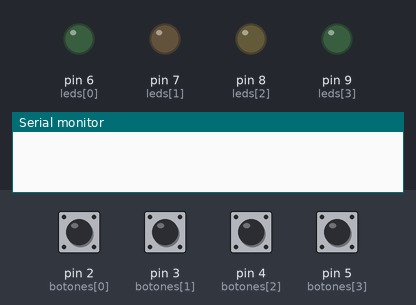
A program run on a simulated Arduino Uno, built with avr-gcc and run on an emulated ATmega328P. Shown: output pins drawn as LEDs (lit = HIGH), the last lines printed to the serial monitor. Dashed ring = blinking. The inputs (shaded band) are chosen by the test bench; at power-on: pin 2 (botones[0]), pin 3 (botones[1]), pin 4 (botones[2]), pin 5 (botones[3]) HIGH. Random numbers use the default seed unless the program sets one.

Above: at 1.2 s.
1.3 s: pin 3 (botones[1]) pulled LOW for 0.15 s
At 2.45 s:
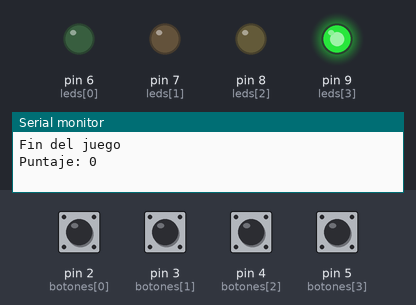
4.1 s: pin 5 (botones[3]) pulled LOW for 0.15 s
At 5.7 s:
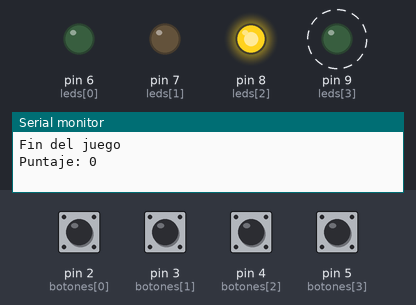
7.2 s: pin 5 (botones[3]) pulled LOW for 1 s
At 7.55 s:
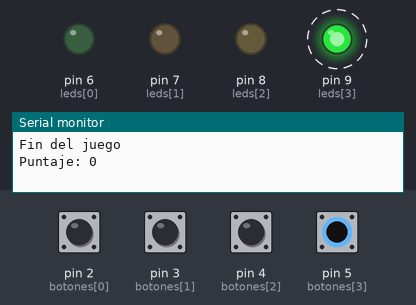
10.5 s: pin 4 (botones[2]) pulled LOW for 0.15 s
At 12.1 s:
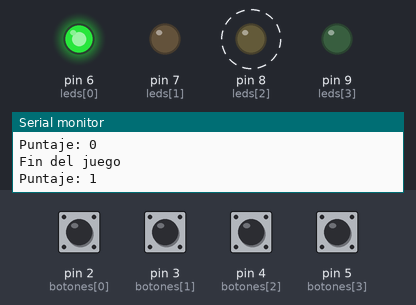
Timing chart, 0 to 13.8 s (numbered marks = the images above; inputs shaded):
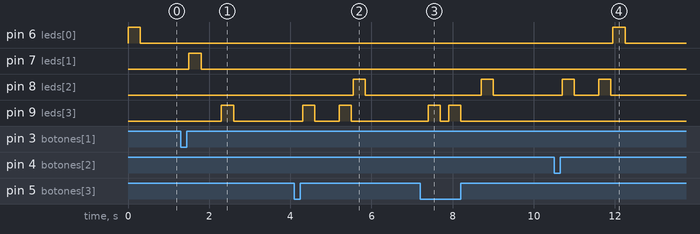

The program:

main.cpp
```cpp
#include <Arduino.h>

// Declaración de pines para LEDs y botones
int leds[] = {6, 7, 8, 9};        // Pines de los LEDs
int botones[] = {2, 3, 4, 5};     // Pines de los botones
int secuencia[20] = {0};          // Secuencia del juego
int indice = 0;

// **Prototipos de funciones**
void secuenciaJuego();
bool secuenciaJugador();
void finJuego();
void enciendeLed(int led);
int leeBoton();

// Configuración inicial
void setup() {
  // Configurar LEDs como salida y botones con pull-up interno
  for (int i = 0; i < 4; i++) {
    pinMode(leds[i], OUTPUT);
    pinMode(botones[i], INPUT_PULLUP);
  }

  randomSeed(analogRead(A0)); // Inicializar semilla aleatoria
  Serial.begin(9600);         // Inicializar comunicación serial
}

// Bucle principal del programa
void loop() {
  // Generar un número aleatorio para la secuencia
  secuencia[indice] = random(0, 4);
  indice++;

  // Limitar la secuencia a un máximo de 20 elementos
  if (indice >= 20) {
    indice = 9;
  }

  secuenciaJuego(); // Mostrar la secuencia generada

  // Comprobar la secuencia del jugador
  if (!secuenciaJugador()) {
    finJuego(); // Si el jugador falla, termina el juego
  }

  delay(300);

  // Si el jugador acertó, avanzar al siguiente nivel
  if (indice > 0) {
    delay(300);
  }
}

// Función para encender un LED por un tiempo breve
void enciendeLed(int led) {
  digitalWrite(leds[led], HIGH);
  delay(300);
  digitalWrite(leds[led], LOW);
}

// Función para mostrar la secuencia al jugador
void secuenciaJuego() {
  for (int i = 0; i < indice; i++) {
    int ledActual = secuencia[i];
    enciendeLed(ledActual);
    delay(50);
  }
}

// Función para leer el botón presionado por el usuario
int leeBoton() {
  while (true) {
    for (int i = 0; i < 4; i++) {
      int btn = botones[i];
      if (digitalRead(btn) == LOW) { // Detectar si el botón se ha presionado
        delay(200); // Evitar rebote
        return i;
      }
    }
    delay(1);
  }
}

// Función para verificar si el jugador sigue la secuencia correctamente
bool secuenciaJugador() {
  for (int i = 0; i < indice; i++) {
    int btnSecuencia = secuencia[i];
    int btnJugador = leeBoton();
    enciendeLed(btnJugador);

    // Si el jugador se equivoca, se termina el juego
    if (btnJugador != btnSecuencia) {
      return false;
    }
  }
  return true;
}

// Función para manejar el fin del juego y mostrar el puntaje
void finJuego() {
  Serial.println("Fin del juego");
  Serial.print("Puntaje: ");
  Serial.println(indice - 1);
  indice = 0;
  delay(200);
}
```

Measured:
- after the input at 1.3 s, pin 7 (leds[1]): LOW → HIGH after 0.20 s, → LOW 0.30 s later; pin 9 (leds[3]): LOW → HIGH after 1.0 s, → LOW 0.30 s later
- after the input at 4.1 s, pin 8 (leds[2]): LOW → HIGH after 1.5 s, → LOW 0.30 s later; pin 9 (leds[3]): alternates HIGH for 0.30 s and LOW for 0.60 s, 4 changes in all, then stays LOW, starting after 0.20 s
- after the input at 7.2 s, pin 8 (leds[2]): LOW → HIGH after 1.5 s, → LOW 0.30 s later; pin 9 (leds[3]): alternates HIGH for 0.30 s and LOW for 0.20 s, 4 changes in all, then stays LOW, starting after 0.20 s
- after the input at 10.5 s, pin 6 (leds[0]): LOW → HIGH after 1.5 s, → LOW 0.30 s later; pin 8 (leds[2]): alternates HIGH for 0.30 s and LOW for 0.60 s, 4 changes in all, then stays LOW, starting after 0.20 s
